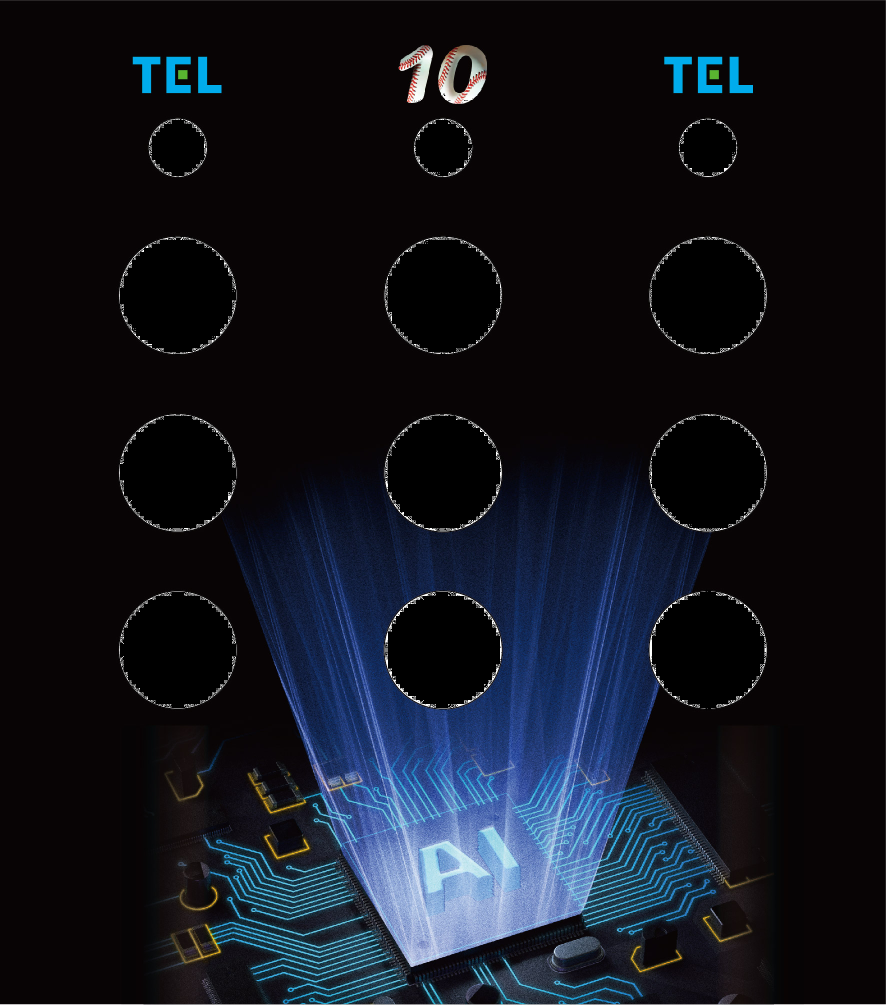
#> input picture NineGridTransp.png, 1772 x 2009 px (shown at 1/2 size); its folder holds 2 pictures in this run
$ python homography.py
#> lines starting #> are read from the running program, lines starting #| are printed output that depends on the picture; after the words box and inside, x2 and y2 are one past the last pixel; in counts of white or black regions, pixels touching at a corner belong together
### proc.py
import cv2
import numpy as np

# Gaussian blur function
def add_blur(image, ksize=3):
    return cv2.GaussianBlur(image, (ksize, ksize), 0)

# Noise addition function
def add_noise(image:np.ndarray, amount=0.02):
    noise = np.random.normal(0, 255 * amount, image.shape).astype(np.int16)
    noisy = np.clip(image + noise, 0, 255).astype(np.uint8)
    return noisy

# Color adjustment function
def adjust_color(image, brightness=0.95, color_shift=(5, -3, 0)):
    img = image.astype(np.float32) * brightness
    img[..., 0] += color_shift[0]  # R
    img[..., 1] += color_shift[1]  # G
    img[..., 2] += color_shift[2]  # B
    return np.clip(img, 0, 255).astype(np.uint8)

# Distortion function
def add_distortion(image, strength=0.0005):
    h, w = image.shape[:2]
    K = np.array([[w, 0, w / 2],
                  [0, w, h / 2],
                  [0, 0, 1]])
    D = np.array([strength, strength, 0, 0])
    map1, map2 = cv2.initUndistortRectifyMap(K, D, None, K, (w, h), 5)
    return cv2.remap(image, map1, map2, interpolation=cv2.INTER_LINEAR)

# JPEG compression function
def jpeg_compress(image, quality=40):
    encode_param = [int(cv2.IMWRITE_JPEG_QUALITY), quality]
    _, encimg = cv2.imencode('.jpg', cv2.cvtColor(image, cv2.COLOR_RGB2BGR), encode_param)
    decimg = cv2.imdecode(encimg, 1)
    return cv2.cvtColor(decimg, cv2.COLOR_BGR2RGB)

### homography.py
import os
import sys
import time

import cv2
import numpy as np

import proc

start_idx = 0
end_idx = 500
step = 1
idx = np.arange(start_idx, end_idx, step)

count = 0
pts = []
flag = False

def mouse_callback(event, x, y, flags, param):
    global count, pts, flag
    if event == cv2.EVENT_LBUTTONDOWN:
        if count < 4 and not flag:
            pts.append((x, y))
            count += 1

        flag = True
    elif event == cv2.EVENT_LBUTTONUP:
        flag = False

    if count == 4:
        cv2.destroyAllWindows()

def preprocess_image(image, param=None):
    if param is not None:
        param = {**create_random_params(), **param}

    image = proc.add_blur(image, ksize=param["blur_ksize"])
    image = proc.adjust_color(image, brightness=param["brightness"], color_shift=param["color_shift"])
    image = proc.add_distortion(image, strength=param["distortion_strength"])
    image = proc.add_noise(image, amount=param["noise_amount"])
    image = proc.jpeg_compress(image, quality=param["jpeg_quality"])

    return image

def create_random_params():
    blur_ksize = 2 * np.random.randint(1, 10) + 1
    brightness = np.random.uniform(0.5, 1.5)
    color_shift = (np.random.randint(-5, 5), np.random.randint(-5, 5), np.random.randint(-5, 5))
    distortion_strength = np.random.uniform(0.0001, 0.001)
    noise_amount = np.random.uniform(0.1, 0.2)
    jpeg_quality = np.random.randint(30, 50)

    param = {
        "blur_ksize": blur_ksize,
        "brightness": brightness,
        "color_shift": color_shift,
        "distortion_strength": distortion_strength,
        "noise_amount": noise_amount,
        "jpeg_quality": jpeg_quality}

    return param

if __name__ == "__main__":
    root_dir = os.path.dirname(os.path.abspath(__file__))
    file_dir = os.path.join(root_dir, "image_rect_raw")
    output_dir = os.path.join(root_dir, "image_rect_proc")
    os.makedirs(output_dir, exist_ok=True)

    np.random.seed(int(time.time()))
    for file_idx in idx:
        count = 0
        pts = []
        flag = False

        file_path = os.path.join(file_dir, f"{file_idx:010d}.jpg")

        source_img = cv2.imread("NineGridTransp.png", cv2.IMREAD_UNCHANGED)
#> source_img is the input picture: shape (2009, 1772, 4); mean B, G, R, A 29.8, 20.9, 17.8, 226.4
        source_img = source_img.copy()[:1772,:,:]
#> source_img: shape (1772, 1772, 4)

        transparent_mask = source_img[:, :, 3] == 0
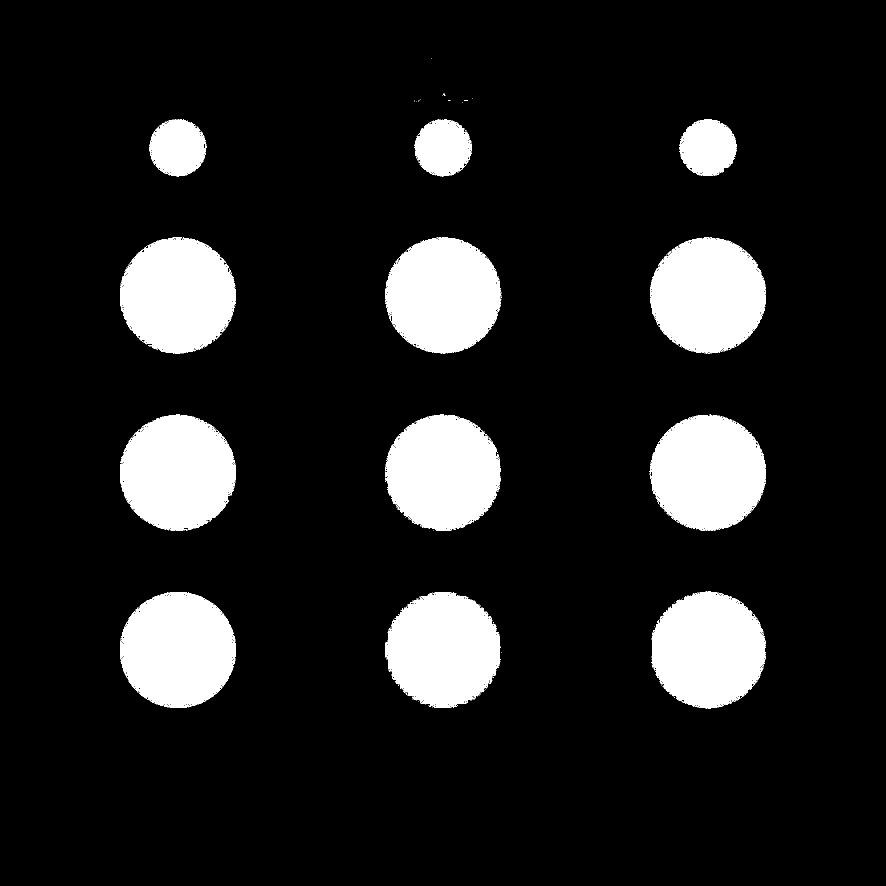
#> transparent_mask: shape (1772, 1772) bool (shown at 1/2 size); 12.7% white; 174 white regions (162 under 20 px), largest, box (x1, y1, x2, y2) and area: (240, 1184, 472, 1416) 41397, (770, 474, 1003, 708) 41256, (240, 474, 472, 707) 41231
        param = create_random_params()
        source_img = preprocess_image(source_img[:, :, :3], param=param)
#> in adjust_color, `return np.clip(img, 0, 255).astype(np.uint8)`:
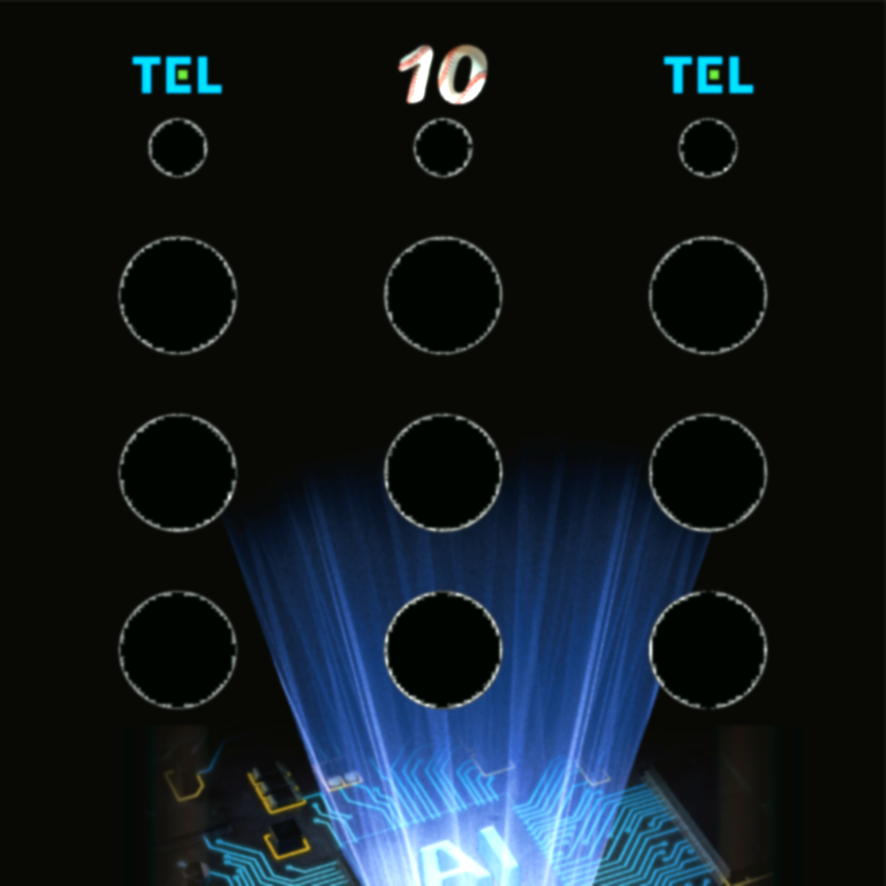
#> returned value: shape (1772, 1772, 3) (shown at 1/2 size); mean of channels 0, 1, 2 32.5, 26.6, 17.8; drawn as B, G, R
#> in add_noise, `noisy = np.clip(image + noise, 0, 255).astype(np.uint8)`:
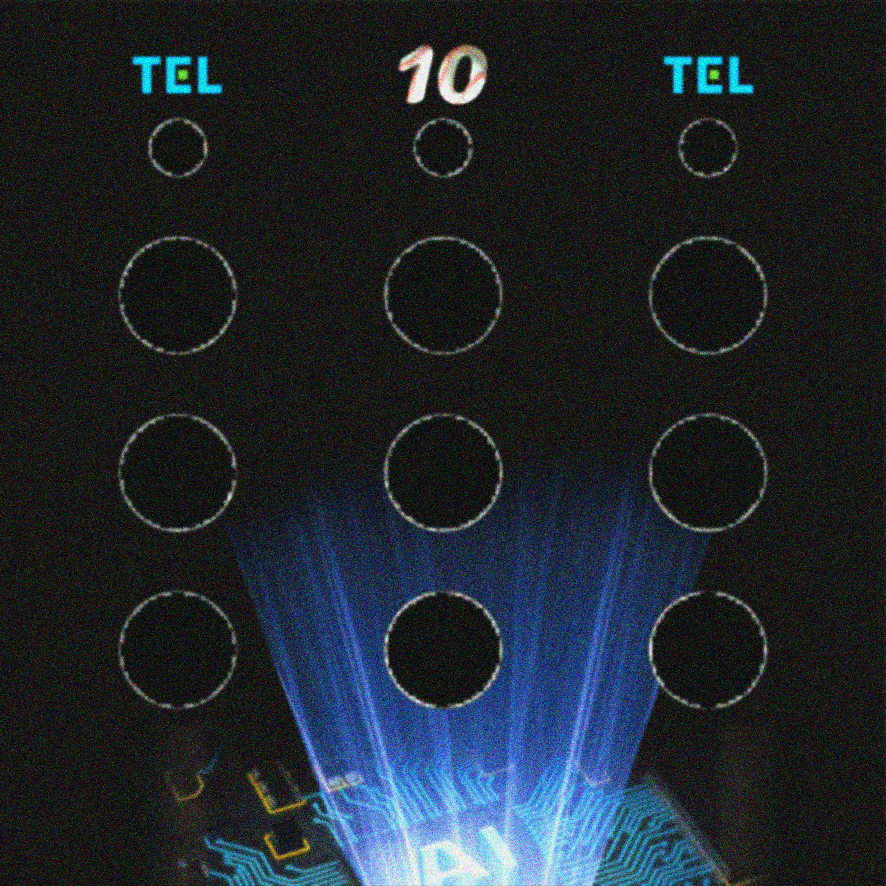
#> noisy: shape (1772, 1772, 3) (shown at 1/2 size); mean of channels 0, 1, 2 44.4, 38.1, 30.8; drawn as B, G, R
#> in jpeg_compress, `decimg = cv2.imdecode(encimg, 1)`:
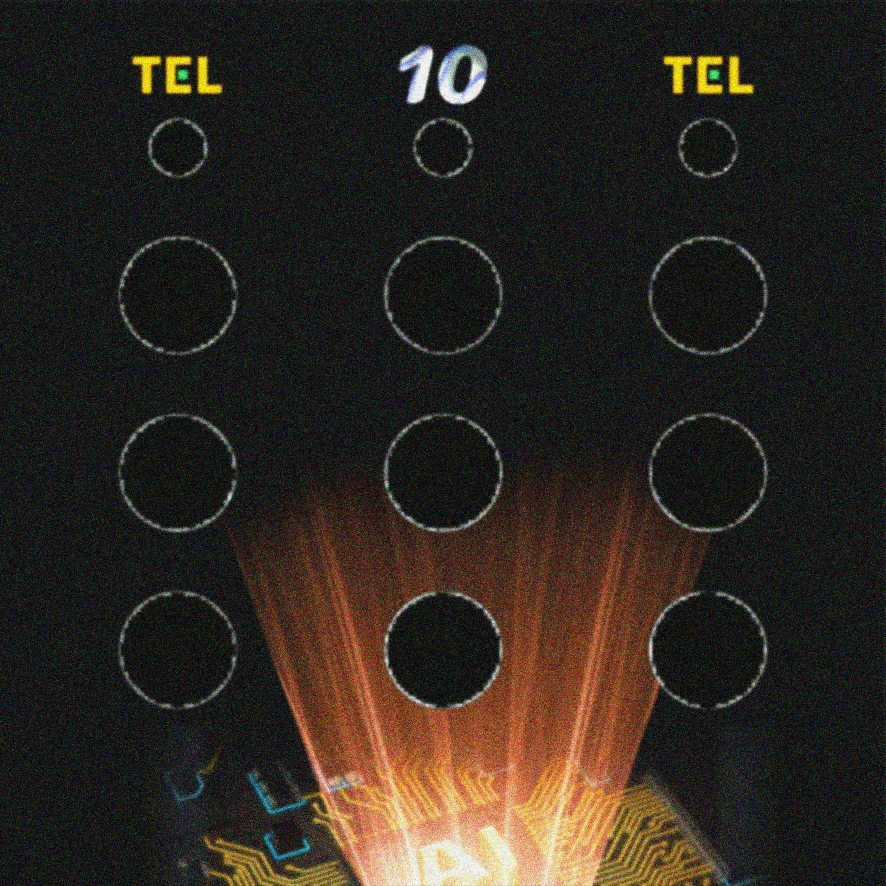
#> decimg: shape (1772, 1772, 3) (shown at 1/2 size); mean B, G, R 31.4, 38.5, 44.9
        source_img = cv2.cvtColor(source_img, cv2.COLOR_BGR2BGRA)
        source_img[transparent_mask] = [0, 0, 0, 0]
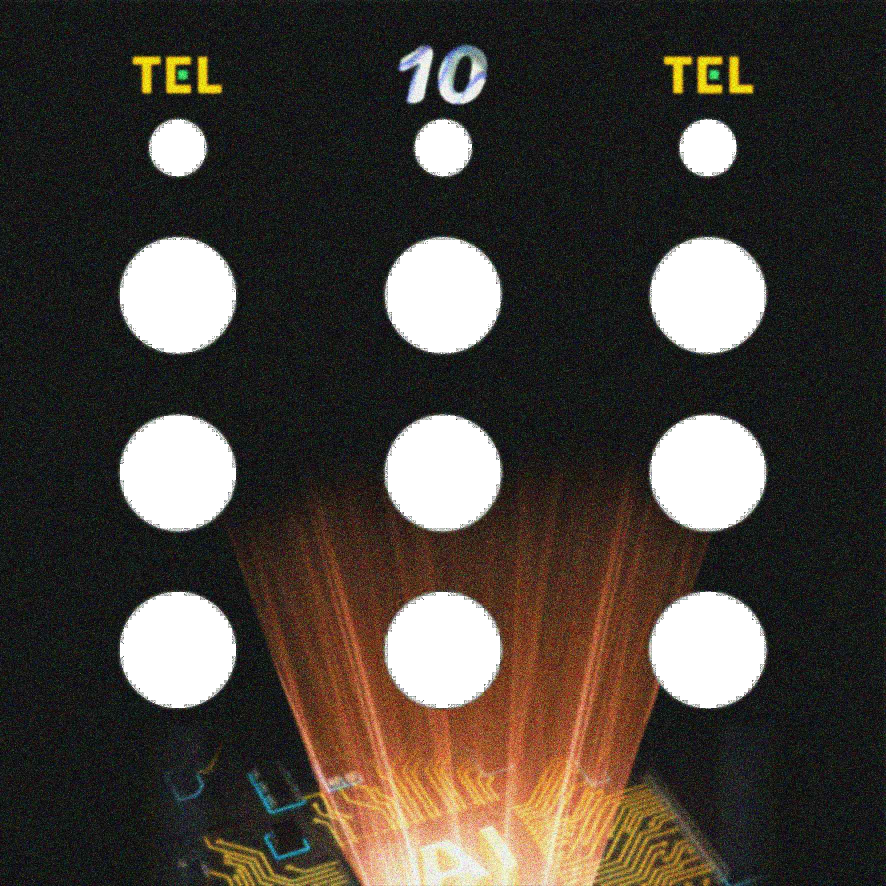
#> source_img: shape (1772, 1772, 4) (shown at 1/2 size); mean R, G, B, A 41.7, 35.1, 28.3, 222.6; transparent parts drawn white

        cv2.namedWindow("Image with Transparency", cv2.WINDOW_NORMAL)
        cv2.imshow("Image with Transparency", source_img)

        target_img = cv2.imread(file_path, -1)
        cv2.namedWindow("target_img", cv2.WINDOW_NORMAL)
        cv2.setMouseCallback("target_img", mouse_callback, param=target_img)
        cv2.imshow("target_img", target_img)
        key = cv2.waitKey(0)
#> (key Esc is pressed here)
        cv2.destroyAllWindows()

        if key == 27:
            print("Process terminated by user.")
            sys.exit(0)
#> (the program exits here)
